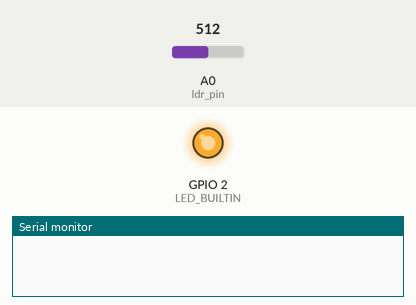
The sketch below on a simulated ESP8266 (NodeMCU). Shown: output pins drawn as LEDs (lit = HIGH, except the on-board LED, lit = LOW), the last lines printed to the serial monitor. The inputs (shaded band) are chosen by the test bench; at power-on: A0 (ldr_pin) = 512. WiFi joins after 1.5 s; servers stay silent unless stated; uploads are accepted with an empty reply.

Above: at 0.1 s.
At 1.8 s:
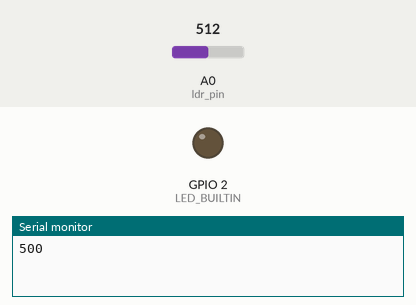
Timing chart, 0 to 3.3 s (numbered marks = the images above):
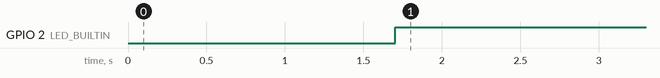

The sketch:

LightDetector.ino
```cpp
#define ldr_pin A0
#include <ESP8266WiFi.h>
#include <WiFiClientSecure.h>
#include <ESP8266HTTPClient.h>

const char* netID = "Charot";
const char* psKey = "arnel123";

const int sslPort = 443;
int waitTime = 300;

int count = 0;

String URL = "https://xmfjtoxgbgomgshatylt.supabase.co";
String Key = "eyJhbGciOiJIUzI1NiIsInR5cCI6IkpXVCJ9.eyJpc3MiOiJzdXBhYmFzZSIsInJlZiI6InhtZmp0b3hnYmdvbWdzaGF0eWx0Iiwicm9sZSI6ImFub24iLCJpYXQiOjE3MTMxNjI2NDcsImV4cCI6MjAyODczODY0N30.ZZgd67BMlUUd_MX407ZrGZYrqeFRh_4ovhvp-xsfeKg";
String tbl = "LightLevel";

HTTPClient https;
WiFiClientSecure client;

void setup() {
  pinMode(LED_BUILTIN, OUTPUT);
  digitalWrite(LED_BUILTIN, LOW);
  client.setInsecure();
  WiFi.begin(netID, psKey);
  while (WiFi.status() != WL_CONNECTED) {
    delay(500);
    // Serial.print(".");
  }
  digitalWrite(LED_BUILTIN, HIGH);
  Serial.begin(9600);
  pinMode(ldr_pin, INPUT);
}

int prevValue = 0;

void loop() {
  int lightValue = analogRead(ldr_pin);
  int mapValue = map(lightValue, 0, 1024, 1000, 0);

  Serial.println(mapValue);

  if (WiFi.status() == WL_CONNECTED && prevValue != mapValue) {
    prevValue = mapValue;
    String payload = "{\"Llevel\":\"" + String(mapValue) + "\"}";
    https.begin(client, URL + "/rest/v1/" + tbl);
    https.addHeader("Content-Type", "application/json");
    https.addHeader("apikey", Key);
    https.addHeader("Authorization", "Bearer " + Key);
    digitalWrite(LED_BUILTIN, LOW);
    int httpCode = https.POST(payload);
    String httpReply = https.getString();
    // Serial.println(httpCode);
    // Serial.println(httpReply);
    https.end();
    digitalWrite(LED_BUILTIN, HIGH);
  }

  delay(5000);
}
```

Measured:
- by itself, GPIO 2 (LED_BUILTIN): LOW → HIGH at 1.7 s
